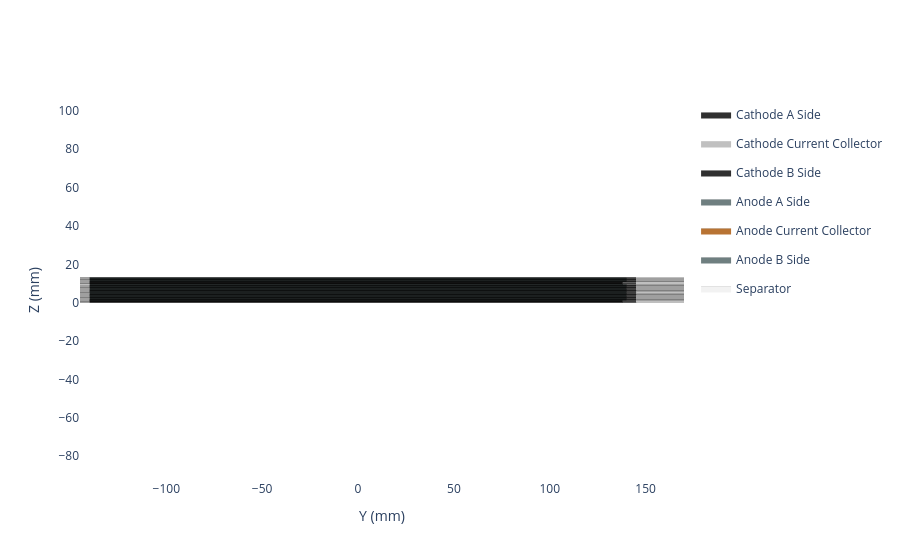

Notebook code for this chart:
### Code cell
# create the stack assembly

my_stack = ocd.ZFoldStack(
    layup=my_layup,
    n_layers=40,
    additional_separator_wraps=3
)

# looks best in safari
my_stack.get_side_view().show()

### Figure 1 — Plotly figure (JSON) as saved in the notebook; plotly's stock layout.template omitted (floating-point values rounded to 4 significant figures; data arrays with more than 128 entries replaced by an {"elided": "..."} marker saying what was removed)
{"data": [{"fill": "toself", "fillcolor": "#303030", "legendgroup": "Cathode A Side", "line": {"color": "black", "width": 0.1}, "mode": "lines", "name": "Cathode A Side", "showlegend": true, "type": "scattergl", "x": {"elided": "759 float values"}, "y": {"elided": "759 float values"}}, {"fill": "toself", "fillcolor": "#C0C0C0", "legendgroup": "Cathode Current Collector", "line": {"color": "black", "width": 0.1}, "mode": "lines", "name": "Cathode Current Collector", "showlegend": true, "type": "scattergl", "x": {"elided": "759 float values"}, "y": {"elided": "759 float values"}}, {"fill": "toself", "fillcolor": "#303030", "legendgroup": "Cathode B Side", "line": {"color": "black", "width": 0.1}, "mode": "lines", "name": "Cathode B Side", "showlegend": true, "type": "scattergl", "x": {"elided": "759 float values"}, "y": {"elided": "759 float values"}}, {"fill": "toself", "fillcolor": "#6f7f80", "legendgroup": "Anode A Side", "line": {"color": "black", "width": 0.1}, "mode": "lines", "name": "Anode A Side", "showlegend": true, "type": "scattergl", "x": {"elided": "778 float values"}, "y": {"elided": "778 float values"}}, {"fill": "toself", "fillcolor": "#B87333", "legendgroup": "Anode Current Collector", "line": {"color": "black", "width": 0.1}, "mode": "lines", "name": "Anode Current Collector", "showlegend": true, "type": "scattergl", "x": {"elided": "778 float values"}, "y": {"elided": "778 float values"}}, {"fill": "toself", "fillcolor": "#6f7f80", "legendgroup": "Anode B Side", "line": {"color": "black", "width": 0.1}, "mode": "lines", "name": "Anode B Side", "showlegend": true, "type": "scattergl", "x": {"elided": "778 float values"}, "y": {"elided": "778 float values"}}, {"fill": "toself", "fillcolor": "#f2f2f2", "legendgroup": "Separator", "line": {"color": "black", "width": 0.1}, "mode": "lines", "name": "Separator", "showlegend": true, "type": "scattergl", "x": {"elided": "967 float values"}, "y": {"elided": "967 float values"}}], "layout": {"paper_bgcolor": "white", "plot_bgcolor": "white", "xaxis": {"title": {"text": "Y (mm)"}, "zeroline": false}, "yaxis": {"scaleanchor": "x", "title": {"text": "Z (mm)"}, "zeroline": false}}}
